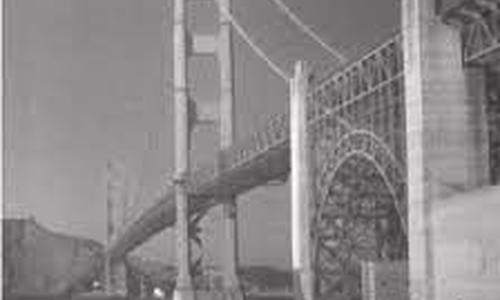
%> input picture digital watermarking/New secret.jpg (cropped and resized to the size of MATLAB's example picture), 500 x 300 px, given in place of greens.jpg, which was not available
$ octave quality.m   (GNU Octave 9; MATLAB toolbox functions it lacks are replaced by stand-ins)
%> lines starting %> are read from the running program, lines starting %| are printed output that depends on the picture; pictures that were not available may be replaced by others from this repository, and a replacement may not be noted
%Implementing Secure Steganography

clc;
clear all;

close all;
tic;

%img  = imread('deer4.jpg');
img  = imread('greens.jpg'); %Get the input image
%> img is the input picture: size 300x500x3 uint8; mean R, G, B 141.3, 137.3, 138.3
img  = rgb2gray(img);      %Convert to grayscale image if color image
%> img: size 300x500 uint8
img=imresize(img, [256 256]);
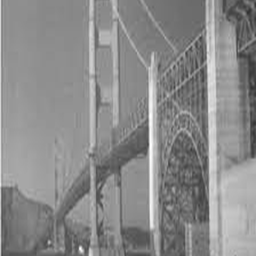
%> img: size 256x256 uint8; min 49, max 255, mean 138.3

img  = double(img);
%> img: size 256x256 double


figure,imshow(uint8(img)),title('Original Image');
[p, q] = size(img);
%> p = 256; q = 256

N1 = imread('D:\personal\PMS 2022-23\devesh sir\\2020.jpg'); % Reading the Secret image
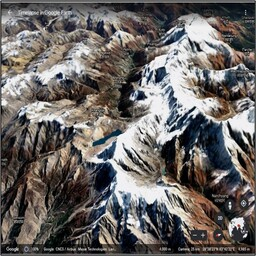
%> input picture digital watermarking/2020.jpg, 256 x 256 px
%> N1 is the input picture: size 256x256x3 uint8; mean R, G, B 106.2, 102, 100.1
N1=rgb2gray(N1);
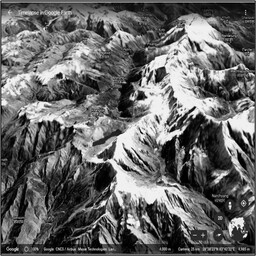
%> N1: size 256x256 uint8; min 0, max 255, mean 103.1
%N1 = double(imread('baby.bmp')); % Reading the Secret image
%N1 = imread('NAME.bmp'); % Reading the Secret image
%N1=N1/1.4;
N1 = imresize(N1,size(img));
figure,imshow(uint8(N1)),title('Original Watermark'); % Displaying the watermark
%img  = double(N1);

%> (the run ends here)
